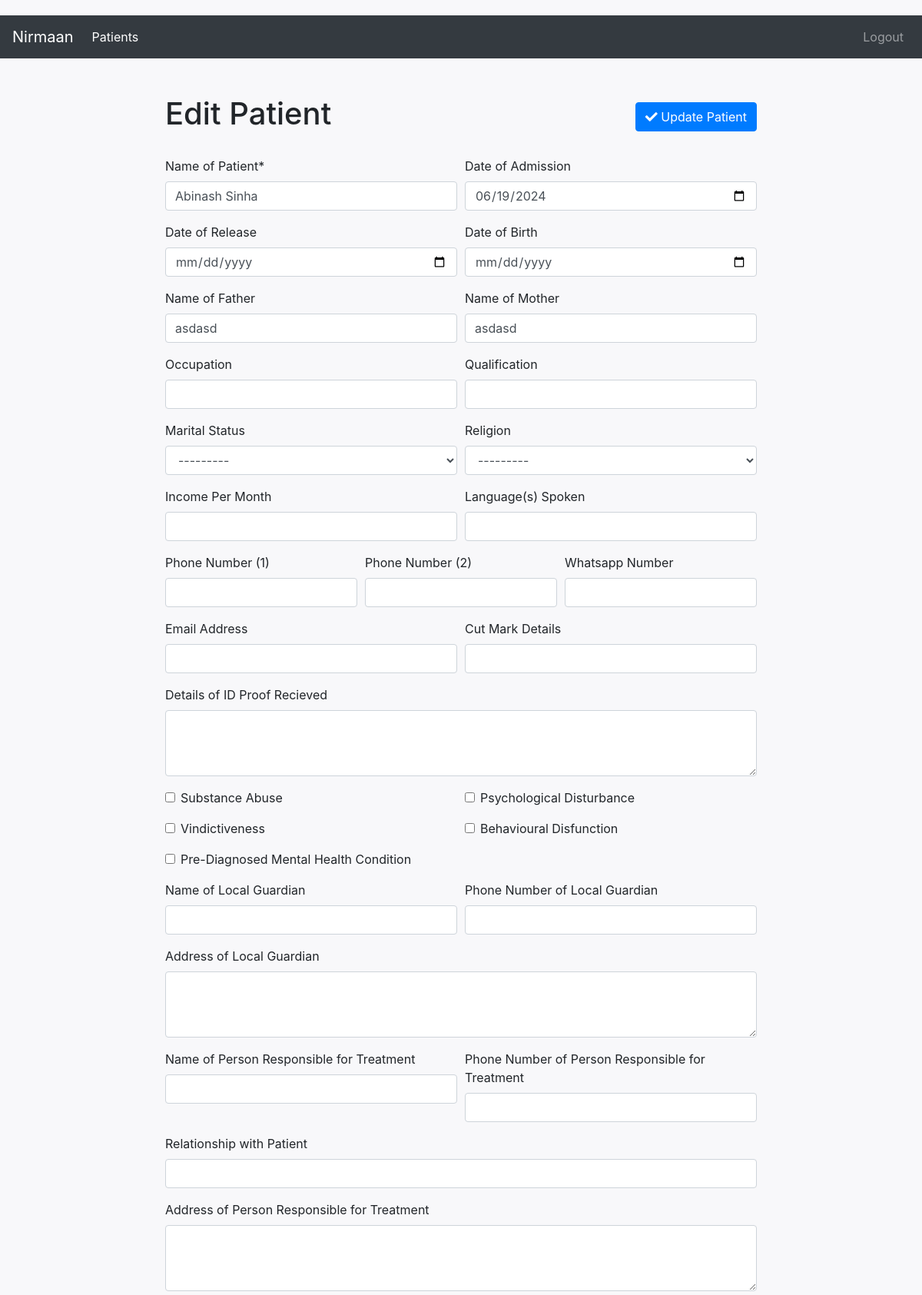
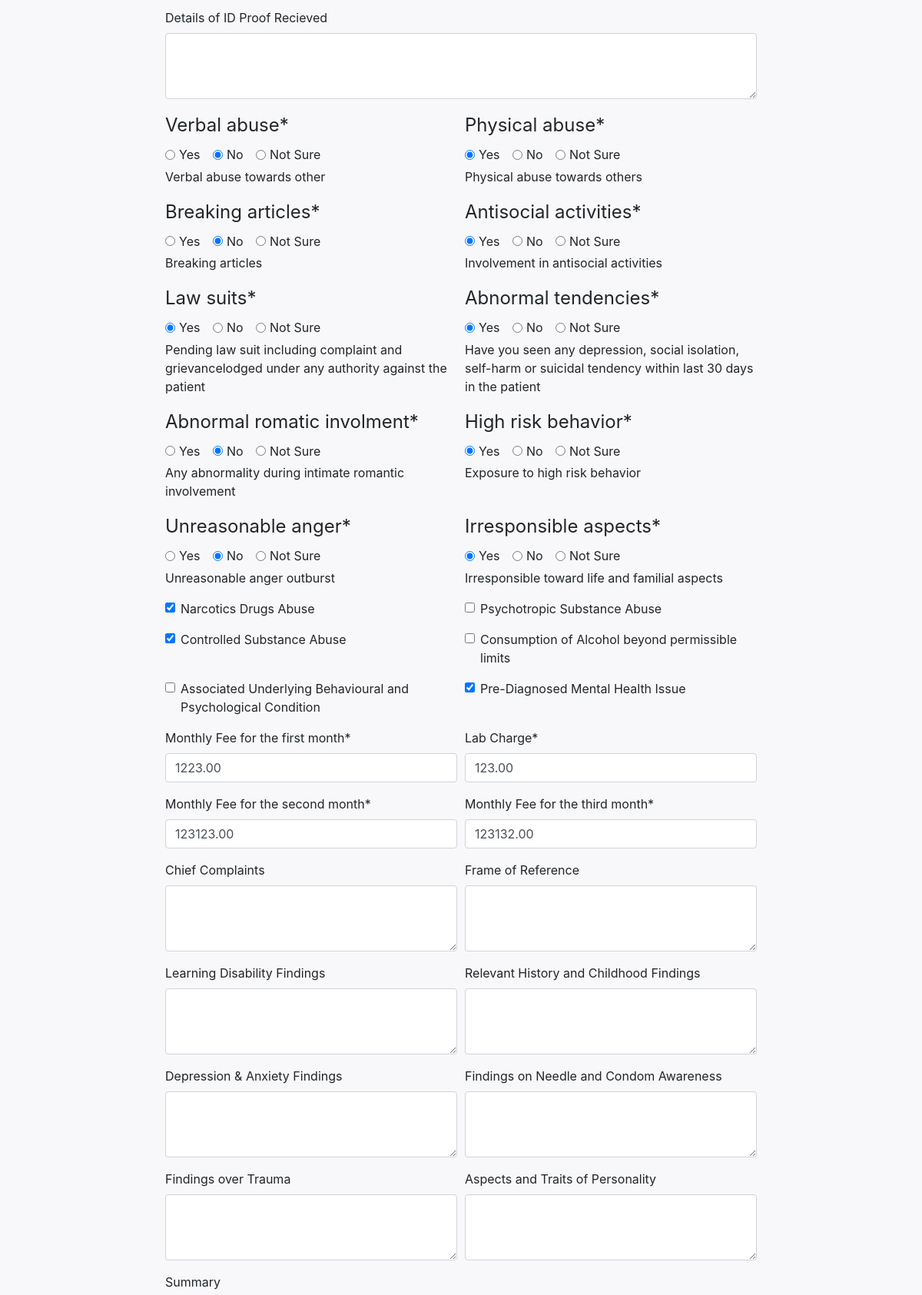
The app's page /edit_patient/49/ (signed in, upper part) with its own data (2 pictures, top to bottom).
### patient/models.py (models this page shows, shortened)
class Patient(models.Model):
	name = models.CharField(name='name', verbose_name="Name of Patient", max_length=100)
	admission_date = models.DateField(name='admission_date', verbose_name="Date of Admission", blank=True, null=True)
	release_date = models.DateField(name='release_date', verbose_name="Date of Release", blank=True, null=True)
	date_of_birth = models.DateField(name='date_of_birth', verbose_name="Date of Birth", blank=True, null=True)
	father_name = models.CharField(name='father_name', verbose_name="Name of Father", blank=True, null=True, max_length=100)
	mother_name = models.CharField(name='mother_name', verbose_name="Name of Mother", blank=True, null=True, max_length=100)
	image = models.ImageField(upload_to='patient_images/', blank=True, null=True)
	occupation = models.CharField(name='occupation', verbose_name="Occupation", blank=True, null=True, max_length=100)
	qualification = models.CharField(name='qualification', verbose_name="Qualification", blank=True, null=True, max_length=100)
	MARRIED = 'Married'
	UNMARRIED = 'Unmarried'
	MARITAL_STATUS_CHOICES = [
        (MARRIED, 'Married'),
        (UNMARRIED, 'Unmarried'),
    ]
	marital_status = models.CharField(name='marital_status', verbose_name="Marital Status", blank=True, null=True, max_length=50, choices=MARITAL_STATUS_CHOICES)
	HINDU = 'Hindu'
	MUSLIM = 'Muslim'
	CHRISTIAN = 'Christian'
	OTHER = 'Other'
	RELIGION_CHOICES = [
		(HINDU, 'Hindu'),
		(MUSLIM, 'Muslim'),
		(CHRISTIAN, 'Christian'),
		(OTHER, 'Other'),
	]
	religion = models.CharField(name='religion', verbose_name="Religion", blank=True, null=True, max_length=100, choices=RELIGION_CHOICES)
	income_pm = models.DecimalField(name='income_pm', verbose_name="Income Per Month", blank=True, null=True, max_digits=10, decimal_places=2)
	language_spoken = models.CharField(name='language_spoken', verbose_name="Language(s) Spoken", blank=True, null=True, max_length=100)
	phone_number_1 = models.IntegerField(name='phone_number_1', verbose_name="Phone Number (1)", blank=True, null=True, max_length=10)
	phone_number_2 = models.IntegerField(name='phone_number_2', verbose_name="Phone Number (2)", blank=True, null=True, max_length=10)
	whatsapp_number = models.IntegerField(name='whatsapp_number', verbose_name="Whatsapp Number", blank=True, null=True, max_length=10)
	email_id = models.EmailField(name='email_id', verbose_name="Email Address", blank=True, null=True)
	details_of_id_proof_recieved = models.TextField(name='details_of_id_proof_recieved', verbose_name="Details of ID Proof Recieved", blank=True, null=True)
	cut_mark_detail = models.CharField(name="cut_mark_detail", verbose_name="Cut Mark Details", blank=True, null=True, max_length=100)
	CONDITIONS = [
        ('substance_abuse', 'Substance Abuse'),
        ('psychological_disturbance', 'Psychological Disturbance'),
        ('vindictiveness', 'Vindictiveness'),
        ('behavioural_disfunctions', 'Behavioural Disfunction'),
        ('prediagnosed_mental_condition', 'Pre-Diagnosed Mental Health Condition'),
    ]
	substance_abuse = models.BooleanField(default=False)
	psychological_disturbance = models.BooleanField(default=False)
	vindictiveness = models.BooleanField(default=False)
	behavioural_disfunctions = models.BooleanField(default=False)
	prediagnosed_mental_condition = models.BooleanField(default=False)

class Representative(models.Model):
	patient = models.ForeignKey(Patient, on_delete=models.CASCADE)
	name_of_local_guardian = models.CharField(name='name_of_local_guardian', verbose_name="Name of Local Guardian", blank=True, null=True, max_length=100)
	address_of_local_guardian = models.TextField(name='address_of_local_guardian', verbose_name="Address of Local Guardian", blank=True, null=True)
	phone_number_local_guardian = models.IntegerField(name='phone_number_local_guardian', verbose_name="Phone Number of Local Guardian", blank=True, null=True, max_length=10)
	name_of_person_responsible_for_treatment = models.CharField(name='name_of_person_responsible_for_treatment', verbose_name="Name of Person Responsible for Treatment", blank=True, null=True, max_length=100)
	relationship_with_patient = models.CharField(name='relationship_with_patient', verbose_name="Relationship with Patient", blank=True, null=True, max_length=100)
	address_of_person_responsible = models.CharField(name='address_of_person_responsible', verbose_name="Address of Person Responsible for Treatment", blank=True, null=True, max_length=100)
	phone_number_person_responsible = models.IntegerField(name='phone_number_person_responsible', verbose_name="Phone Number of Person Responsible for Treatment", blank=True, null=True, max_length=10)
	detail_of_id_proof_recieved = models.TextField(name='detail_of_id_proof_recieved', verbose_name="Details of ID Proof Recieved", blank=True, null=True)

class Declaration(models.Model):
	YES = 'Yes'
	NO = 'No'
	NOT_SURE = 'Not Sure'
	CHOICES = [
		(YES, 'Yes'),
		(NO, 'No'),
		(NOT_SURE, 'Not Sure'),
	]
	patient = models.ForeignKey(Patient, on_delete=models.CASCADE)
	verbal_abuse = models.CharField(blank=False, null=True, default=None, max_length=10, choices=CHOICES, help_text="Verbal abuse towards other")
	physical_abuse = models.CharField(blank=False, null=True, default=None, max_length=10, choices=CHOICES, help_text="Physical abuse towards others")
	breaking_articles = models.CharField(blank=False, null=True, default=None, max_length=10, choices=CHOICES, help_text="Breaking articles")
	antisocial_activities = models.CharField(blank=False, null=True, default=None, max_length=10, choices=CHOICES, help_text="Involvement in antisocial activities")
	law_suits = models.CharField(blank=False, null=True, default=None, max_length=10, choices=CHOICES, help_text="Pending law suit including complaint and grievancelodged under any authority against the patient")
	abnormal_tendencies = models.CharField(blank=False, null=True, default=None, max_length=10, choices=CHOICES, help_text="Have you seen any depression, social isolation, self-harm or suicidal tendency within last 30 days in the patient")
	abnormal_romatic_involment = models.CharField(blank=False, null=True, default=None, max_length=10, choices=CHOICES, help_text="Any abnormality during intimate romantic involvement")
	high_risk_behavior = models.CharField(blank=False, null=True, default=None, max_length=10, choices=CHOICES, help_text="Exposure to high risk behavior")
	unreasonable_anger = models.CharField(blank=False, null=True, default=None, max_length=10, choices=CHOICES, help_text="Unreasonable anger outburst")
	irresponsible_aspects = models.CharField(blank=False, null=True, default=None, max_length=10, choices=CHOICES, help_text="Irresponsible toward life and familial aspects")

class MOU(models.Model):
    CONDITIONS = [
        ('narcotics_drugs_abuse', 'Narcotics Drugs Abuse'),
        ('psychotropic_substance_abuse', 'Psychotropic Substance Abuse'),
        ('controlled_substance_abuse', 'Controlled Substance Abuse'),
        ('alcohol_beyond_permissible_limits', 'Alcohol beyond permissible limits'),
        ('behavioural_psychological_condition', 'Associated Underlying Behavioural and Psychological Condition'),
        ('mental_health_issue', 'Pre-Diagnosed Mental Health Issue'),
    ]
    patient = models.ForeignKey(Patient, on_delete=models.CASCADE)
    narcotics_drugs_abuse = models.BooleanField(default=False)
    psychotropic_substance_abuse = models.BooleanField(default=False)
    controlled_substance_abuse = models.BooleanField(default=False)
    alcohol_beyond_permissible_limits = models.BooleanField(default=False)
    behavioural_psychological_condition = models.BooleanField(default=False)
    mental_health_issue = models.BooleanField(default=False)
    monthly_fee_first_month = models.DecimalField(max_digits=10, decimal_places=2)
    lab_charge = models.DecimalField(max_digits=10, decimal_places=2)
    monthly_fee_second_month = models.DecimalField(max_digits=10, decimal_places=2)
    monthly_fee_third_month = models.DecimalField(max_digits=10, decimal_places=2)

### patient/views.py (the view)
# urls.py: path('edit_patient/<int:patient_id>/', views.edit_patient, name='edit_patient'),
@login_required()
def edit_patient(request, patient_id):
    patient = get_object_or_404(Patient, pk=patient_id)
    representative = Representative.objects.filter(patient=patient).first()
    declaration = Declaration.objects.filter(patient=patient).first()
    mou = MOU.objects.filter(patient=patient).first()
    reports = ReportFindings.objects.filter(patient=patient).first()
    item_quantities = ItemQuantity.objects.filter(patient=patient)
    temporary_releases = TemporaryRelease.objects.filter(patient=patient)
    judicial_proceedings = JudicialProceedings.objects.filter(patient=patient)
    if request.method == 'POST':
        form = PatientForm(request.POST, request.FILES, instance=patient)
        representative_form = RepresentativeForm(request.POST, instance=representative)
        declaration_form = DeclarationForm(request.POST, instance=declaration)
        mou_form = MOUForm(request.POST, instance=mou)
        reports_form = ReportFindingsForm(request.POST, instance=reports)
        item_quantity_formset = ItemQuantityFormSet(request.POST, prefix='item_quantity_formset')
        temporary_release_formset = TemporaryReleaseFormSet(request.POST, prefix='temporary_release_formset')
        judicial_proceedings_formset = JudicialProceedingsFormSet(request.POST, prefix='judicial_proceedings_formset')
        if (form.is_valid() and representative_form.is_valid() and declaration_form.is_valid() and
            mou_form.is_valid() and reports_form.is_valid() and item_quantity_formset.is_valid() and
            temporary_release_formset.is_valid() and judicial_proceedings_formset.is_valid()):
            image_data = request.POST.get('image_data')  # Get the base64-encoded image data from the form
            if image_data:
                format, imgstr = image_data.split(';base64,')
                ext = format.split('/')[-1]
                image_filename = f'patient_image_{request.POST.get("name")}.{ext}'
                image_path = os.path.join('media', 'patient_images', image_filename)
                with open(image_path, 'wb') as f:
                    f.write(base64.b64decode(imgstr))
                patient = form.save(commit=False)
                patient.image = os.path.join('patient_images', image_filename)
                patient.save()
            else:
                form.save()
            representative_form.save()
            declaration_form.save()
            mou_form.save()
            reports_form.save()
            item_quantity_list = item_quantity_formset.save(commit=False)
            for item_quantity in item_quantity_list:
                item_quantity.patient = patient
                item_quantity.save()
            temporary_release_list = temporary_release_formset.save(commit=False)
            for temporary_release in temporary_release_list:
                temporary_release.patient = patient
                temporary_release.save()
            judicial_proceedings_list = judicial_proceedings_formset.save(commit=False)
            for judicial_proceeding in judicial_proceedings_list:
                judicial_proceeding.patient = patient
                judicial_proceeding.save()
            return HttpResponseRedirect(reverse('view_patient', kwargs={'patient_id': patient.id}))
        else:
            return JsonResponse({'success': False, 'errors': judicial_proceedings_formset.errors})
    else:
        form = PatientForm(instance=patient)
        representative_form = RepresentativeForm(instance=representative)
        declaration_form = DeclarationForm(instance=declaration)
        mou_form = MOUForm(instance=mou)
        reports_form = ReportFindingsForm(instance=reports)
        item_quantity_formset = ItemQuantityFormSet(queryset=item_quantities, prefix='item_quantity_formset')
        temporary_release_formset = TemporaryReleaseFormSet(queryset=temporary_releases, prefix='temporary_release_formset')
        judicial_proceedings_formset = JudicialProceedingsFormSet(queryset=judicial_proceedings, prefix='judicial_proceedings_formset')
    context = {
        'form': form,
        'representative_form': representative_form,
        'declaration_form': declaration_form,
        'mou_form': mou_form,
        'reports_form': reports_form,
        'item_quantity_formset': item_quantity_formset,
        'temporary_release_formset': temporary_release_formset,
        'judicial_proceedings_formset': judicial_proceedings_formset,
        'patient': patient
    }
    return render(request, 'patient_edit.html', context=context)

### templates/patient_edit.html (shortened to what this page needs)
<!DOCTYPE html>
<html lang="en">
<head>
    {% load static %}
    <link rel="stylesheet" href="https://stackpath.bootstrapcdn.com/bootstrap/4.5.2/css/bootstrap.min.css">
    <link rel="stylesheet" href="https://cdnjs.cloudflare.com/ajax/libs/font-awesome/5.15.4/css/all.min.css">
    <link rel="stylesheet" href="{% static 'css/patient_add.styles.css' %}">
</head>
<body>
    <nav class="navbar navbar-expand-lg navbar-dark bg-dark">
        <a class="navbar-brand" href="{% url 'get_patients' %}">Nirmaan</a>
        <div class="collapse navbar-collapse" id="navbarNav">
            <ul class="navbar-nav mr-auto">
                <li class="nav-item active">
                    <a class="nav-link" href="{% url 'get_patients' %}">Patients</a>
                </li>
            </ul>
            <ul class="navbar-nav ml-auto">
                {% if user.is_authenticated %}
                    <li class="nav-item">
                        <a class="nav-link" href="{% url 'account_logout' %}">Logout</a>
                    </li>
                {% else %}
                    <li class="nav-item">
                        <a class="nav-link" href="{% url 'account_login' %}">Login</a>
                    </li>
                {% endif %}
            </ul>
        </div>
    </nav>
    <div class="container mt-5">
        {% load crispy_forms_tags %}
        <form method="post" enctype="multipart/form-data">
            <div class="d-flex justify-content-between align-items-center mb-4">
                <h1>Edit Patient</h1>
                <button type="submit" class="btn btn-primary">
                    <i class="fas fa-check"></i> Update Patient
                </button>
            </div>
            {% crispy form %}
            {% crispy representative_form %}
            {% crispy declaration_form %}
            {% crispy mou_form %}
            {% crispy reports_form %}
        </form>
    </div>
</body>
</html>

### static/css/patient_add.styles.css (style rules this page uses)
body { background-color: #f8f8fa; padding-top: 20px; transition: background-color 0.3s, color 0.3s; }
.container { max-width: 800px; }
.form-group { margin-bottom: 20px; }

### templates/patient_edit.html (style rules this page uses)
body { background-color: #f8f8fa; transition: background-color 0.3s, color 0.3s; }
.container { max-width: 800px; }

### records on screen
Patient: name "Abinash Sinha", admission_date "06/19/2024", father_name "asdasd", mother_name "asdasd", marital_status "---------", religion "---------"
Declaration: verbal_abuse "☐ Yes ☑ No ☐ Not Sure", physical_abuse "☑ Yes ☐ No ☐ Not Sure", breaking_articles "☐ Yes ☑ No ☐ Not Sure", antisocial_activities "☑ Yes ☐ No ☐ Not Sure", law_suits "☑ Yes ☐ No ☐ Not Sure", abnormal_tendencies "☑ Yes ☐ No ☐ Not Sure", abnormal_romatic_involment "☐ Yes ☑ No ☐ Not Sure", high_risk_behavior "☑ Yes ☐ No ☐ Not Sure", unreasonable_anger "☐ Yes ☑ No ☐ Not Sure", irresponsible_aspects "☑ Yes ☐ No ☐ Not Sure"
MOU: narcotics_drugs_abuse "☑", controlled_substance_abuse "☑", mental_health_issue "☑", monthly_fee_first_month "1223.00", lab_charge "123.00", monthly_fee_second_month "123123.00", monthly_fee_third_month "123132.00"
